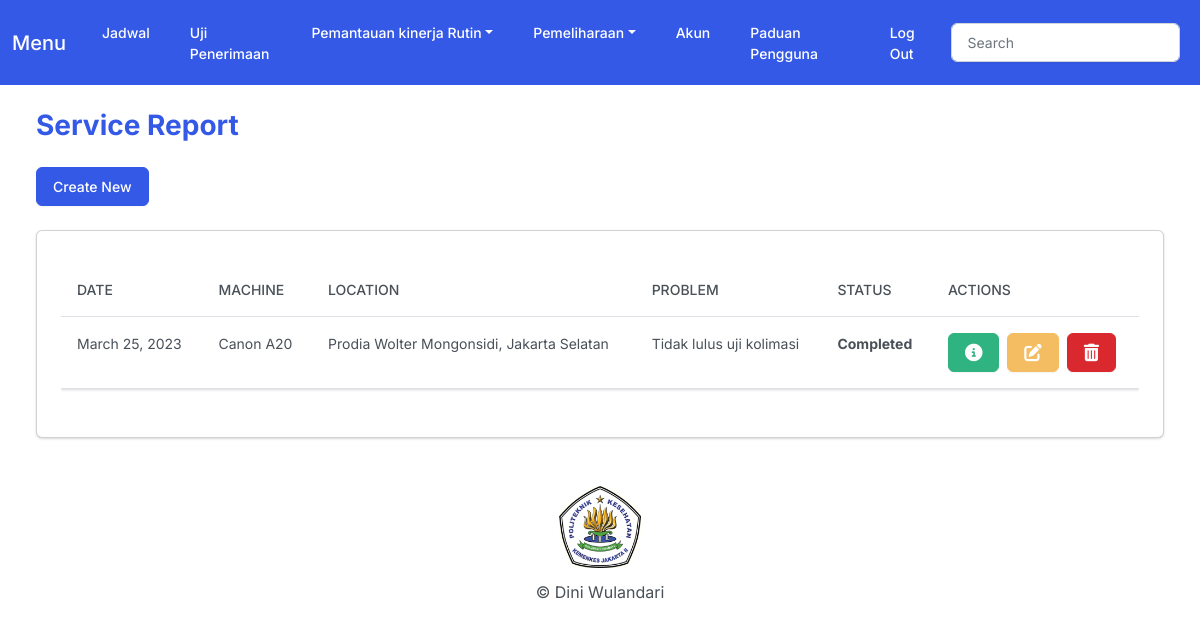
The page /home_service (signed in) on the database as committed earlier.
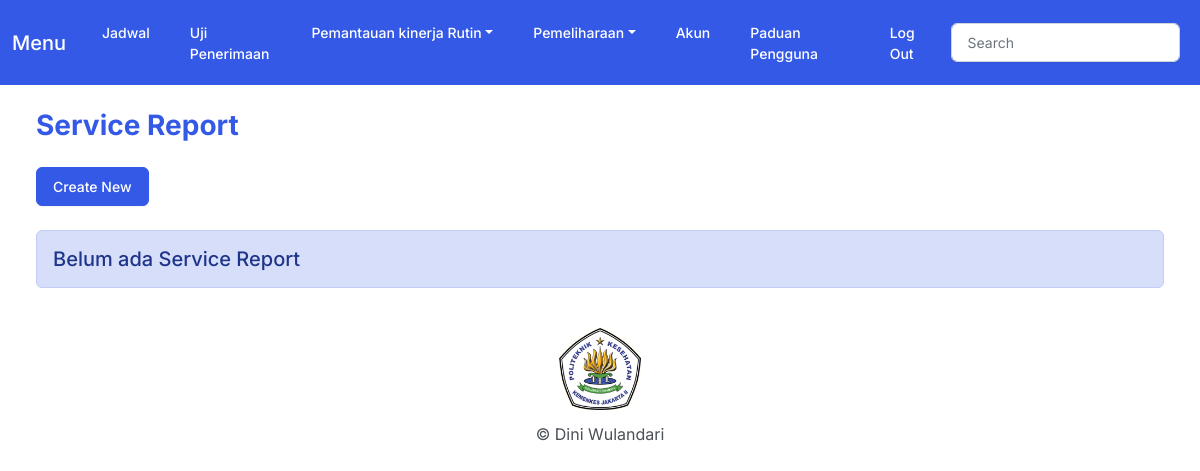
The same page on the database as committed later.
### myapp/models.py (models this page shows, shortened)
class Service(models.Model):
    EMG = 'EMERGENCY'
    NONEMG = 'NON-EMERGENCY'
    CONTRACT = 'CONTRACT'
    INSTALL = 'INSTALL'
    WARRANTY = 'WARRANTY'
    OTHER = 'OTHER'
    CHOICES = (
        (EMG, 'Emergency'),
        (NONEMG, 'Non-emergency'),
        (CONTRACT, 'Contract'),
        (INSTALL, 'Install'),
        (WARRANTY, 'Warranty'),
        (OTHER, 'Other'),
    )
    user = models.ForeignKey(User, on_delete=models.CASCADE, null=True)
    task_date = models.DateField(null=True)
    address = models.CharField(max_length=150)
    complain_num = models.CharField(max_length=150)
    service_type = models.CharField(max_length=100, choices=CHOICES, default=NONEMG)
    brand = models.CharField(max_length=150)
    type = models.CharField(max_length=150)
    serial = models.CharField(max_length=150)
    problem = models.CharField(max_length=350)
    repair = models.CharField(max_length=350)
    cust_name = models.CharField(max_length=150)
    tech_name = models.CharField(max_length=150)
    is_completed = models.BooleanField('completed', default=False)
    is_continue = models.BooleanField('continue', default=False)

### myapp/views.py (the view)
# urls.py: path('home_service', views.home_service, name='home_service'),
@login_required
def home_service(request):
    if request.user.is_tro:
        return HttpResponseForbidden("Access Denied! Sorry You Cannot Access This Page")
    service = Service.objects.filter(user=request.user)
    return render(request, 'myapp/service_report/service.html', {
        'service': service
    })

### myapp/templates/myapp/service_report/service.html (shortened to what this page needs)
{% extends 'myapp/base.html' %}
{% block body %}
<h3 class="m-4 text-primary fw-bold">Service Report</h3>
<div class="row">
    <div class="col-12">
        <a href="{% url 'add_service' %}" class="btn btn-primary ms-4 me-4 mb-4">Create New</a>
        {% if service %}
        <div class="card bg-secondary ms-4 me-4 mb-4">
            <div class="card-body">
                <p class="card-text">
                <div class="table-responsive">
                    <table class="table table-hover">
                        <thead>
                            <tr>
                                <th scope="col">Date</th>
                                <th scope="col">Machine</th>
                                <th scope="col">Location</th>
                                <th scope="col">Problem</th>
                                <th scope="col">Status</th>
                                <th scope="col">Actions</th>
                            </tr>
                        </thead>
                        <tbody class="myTable">
                            {% for service in service %}
                            <tr>
                                <td>{{service.task_date}}</td>
                                <td>{{service.brand}} {{service.type}}</td>
                                <td>{{service.address}}</td>
                                <td>{{service.problem}}</td>
                                <td> {% if service.is_completed %}
                                    <strong>Completed</strong>
                                    {% elif service.is_continue %}
                                    <strong>Continue</strong>
                                    {% else %}
                                    <strong>Pending</strong>
                                    {% endif %}
                                </td>
                                <td>
                                    <button type="button" class="btn btn-success me-1"
                                        href="{% url 'view_service' service.id %}" data-bs-toggle="modal"
                                        data-bs-target="#myModal{{service.id}}">
                                        </button>
                                    <a href="{% url 'edit_service' service.id %}" class="btn btn-warning me-1"></a>
                                    <button class="btn btn-danger" data-bs-toggle="modal"
                                        data-bs-target="#delete_service{{service.id}}"></button>
                                </td>
                            </tr>
                            {% endfor %}
                        </tbody>
                    </table>
                </div>
                </p>
            </div>
        </div>
        {% else %}
        <h5 class="alert alert-primary ms-4 me-4">Belum ada Service Report</h5>
        {% endif %}
    </div>
</div>
{% endblock %}

### myapp/templates/myapp/base.html (shortened to what this page needs)
{% load static %}
<!DOCTYPE html>
<html lang="en">
<head>
    <link rel="stylesheet" href="{% static 'css/bootstrapzephyr.min.css' %}">
    <link rel="stylesheet" href="https://kit.fontawesome.com/9a207e2b08.css">
</head>
<body class="d-flex flex-column min-vh-100">
    <nav class="navbar navbar-expand-lg navbar-dark bg-primary">
        <div class="container-fluid">
            <a class="navbar-brand" href="{% url 'home' %}">Menu</a>
            <div class="collapse navbar-collapse" id="navbarColor01">
                <ul class="navbar-nav me-auto">
                    <li class="nav-item">
                        <a class="nav-link" href="{% url 'home' %}">Jadwal
                        </a>
                    </li>
                    <li class="nav-item">
                        <a class="nav-link" href="{% url 'home_penerimaan' %}">Uji Penerimaan</a>
                    </li>
                    <li class="nav-item dropdown">
                        <a class="nav-link dropdown-toggle" data-bs-toggle="dropdown" href="#" role="button"
                            aria-haspopup="true" aria-expanded="false">Pemantauan kinerja Rutin</a>
                    </li>
                    <li class="nav-item dropdown">
                        <a class="nav-link dropdown-toggle" data-bs-toggle="dropdown" href="#" role="button"
                            aria-haspopup="true" aria-expanded="false">Pemeliharaan</a>
                    </li>
                    <li class="nav-item">
                        <a class="nav-link" href="{% url 'account_edit' %}">Akun</a>
                    </li>
                    <li class="nav-item">
                        <a class="nav-link" href="{% url 'usersguide' %}">Paduan Pengguna</a>
                    </li>
                    <li class="nav-item">
                        <a class="nav-link" href="{% url 'logout' %}">Log Out</a>
                    </li>
                </ul>
                <form class="d-flex">
                    <input id="myInput" class="form-control me-sm-2" type="text" placeholder="Search">
                </form>
            </div>
        </div>
    </nav>
    <div class="container-fluid">
        {% block body %}
        {% endblock %}
    </div>
</body>
<footer id="footer">
    <img class="logopoltek" src="{% static 'media/logopoltek.png' %}" alt="logopoltek">
    <p>© Dini Wulandari</p>
</footer>
</html>

### myapp/templates/myapp/base.html (style rules this page uses)
#footer { text-align: center; margin: 1%; }
.logopoltek { width: 7%; margin: 1% 1%; }

Rows that differ between the two databases and show on the page:
removed Service: task_date "March 25, 2023", brand "Canon", type "A20", address "Prodia Wolter Mongonsidi, Jakarta Selatan", problem "Tidak lulus uji kolimasi", is_completed "Completed"
Other text that changed with them:
text no longer shown: "DATE MACHINE LOCATION PROBLEM STATUS ACTIONS"
text now shown: "Belum ada Service Report"
